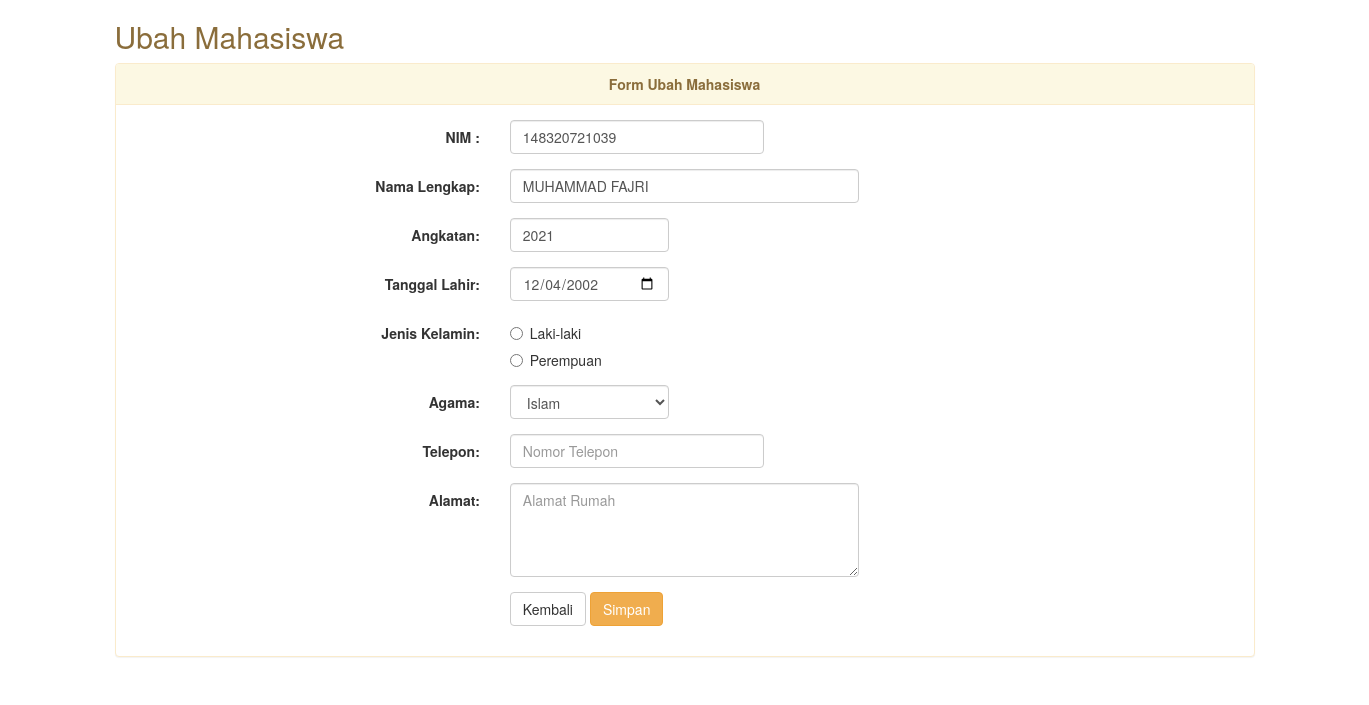
/index.php/mahasiswa/ubah/01c84e6a-ddd1-44b5-a42e-a1477d3af4d4, run on the app's committed database.
### tables this page shows
CREATE TABLE `m_mhs` (
  `id_mhs` char(36) NOT NULL,
  `prodi_id` char(36) NOT NULL,
  `nama_mhs` varchar(100) DEFAULT NULL,
  `nim` varchar(20) DEFAULT NULL,
  `angkatan` char(5) DEFAULT NULL,
  `status_mhs` char(30) DEFAULT NULL,
  `kelamin_mhs` char(10) DEFAULT NULL,
  `lahir_mhs` date DEFAULT NULL,
  `agama_mhs` char(10) DEFAULT NULL,
  `telepon_mhs` char(15) DEFAULT NULL,
  `alamat_mhs` varchar(100) DEFAULT NULL
);

### application/controllers/Mahasiswa.php (called while the page is built, shortened)
<?php
class Mahasiswa extends CI_Controller {
	public function ubah($id)
{
    $this->data['judul'] = "Ubah Mahasiswa";
    $this->data['judul1'] = "Form Ubah Mahasiswa";
    $this->data['action'] = 'mahasiswa/ubah_aksi/'.$id;
    $this->data['panel_class'] = 'panel-warning';
    $this->data['btn_class'] = 'btn-warning';
    $this->data['header_class'] = 'text-warning';
    $this->data['data'] = $this->db->get_where('m_mhs', array('id_mhs'=> $id))->row_array();
    $this->load->view('mhs/v_edit', $this->data);
}
}
?>

### index.php (called while the page is built, shortened)
<?php
require_once BASEPATH.'core/CodeIgniter.php';

### application/views/mhs/v_edit.php (the view, shortened to what this page needs)
<link rel="stylesheet" href="<?= base_url('assets/bootstrap.css') ?>">
<link rel="stylesheet" href="https://maxcdn.bootstrapcdn.com/bootstrap/3.4.1/css/bootstrap.min.css">
<div class="container">
    <h2 class="<?php echo $header_class ?>"><?php echo $judul ?></h2>
    <div class="row">
        <div class="col-xs-12">
            <div class="panel <?php echo $panel_class; ?>">
                <div class="panel-heading text-center"><strong><?php echo $judul1 ?></strong></div>
                <div class="panel-body">
                    <form class="form-horizontal" action="<?= site_url($action) ?>" name="form" method="POST">
                        <div class="form-group">
                            <label for="nim" class="control-label col-sm-4">NIM : </label>
                            <div class="col-sm-3">
                                <input required class="form-control" name="nim" type="text" inputmode="numeric" id="nim" value="<?= $data['nim'] ?>" placeholder="Masukkan NIM" />
                            </div>
                        </div>
                        <div class="form-group">
                            <label for="nama" class="control-label col-sm-4">Nama Lengkap:</label>
                            <div class="col-sm-4">
                                <input required class="form-control" name="nama" type="text" id="nama" value="<?= $data['nama_mhs'] ?>" placeholder="Masukkan Nama Lengkap" />
                            </div>
                        </div>
                        <div class="form-group">
                            <label for="angkatan" class="control-label col-sm-4">Angkatan:</label>
                            <div class="col-sm-2">
                                <input required class="form-control" name="angkatan" type="text" inputmode="numeric" id="angkatan" value="<?= $data['angkatan'] ?>" placeholder="Tahun Masuk" />
                            </div>
                        </div>
                        <div class="form-group">
                            <label for="lahir" class="control-label col-sm-4">Tanggal Lahir:</label>
                            <div class="col-sm-2">
                                <input required class="form-control" name="lahir" type="date" id="lahir" value="<?= $data['lahir_mhs'] ?>" placeholder="Isi Tanggal Lahir" />
                            </div>
                        </div>
                        <div class="form-group">
                            <label for="kelamin" class="control-label col-sm-4">Jenis Kelamin:</label>
                            <div class="col-sm-6">
                                <div class="radio">
                                    <label>
                                        <input type="radio" name="kelamin" value="Laki-laki" <?php echo set_radio('kelamin', 'Laki-laki', $data['kelamin_mhs'] == 'Laki-laki'); ?> required /> Laki-laki
                                    </label>
                                </div>
                                <div class="radio">
                                    <label>
                                        <input type="radio" name="kelamin" value="Perempuan" <?php echo set_radio('kelamin', 'Perempuan', $data['kelamin_mhs'] == 'Perempuan'); ?> required /> Perempuan
                                    </label>
                                </div>
                            </div>
                        </div>
                         <div class="form-group">
                            <label for="agama" class="control-label col-sm-4">Agama:</label>
                            <div class="col-sm-2">
                                <select required class="form-control" name="agama" id="agama">
                                    <option value="islam" <?php echo set_select('agama', 'islam', $data['agama_mhs'] == 'islam'); ?>>Islam</option>
                                </select>
                            </div>
                        </div>
                        <div class="form-group">
                            <label for="telepon" class="control-label col-sm-4">Telepon:</label>
                            <div class="col-sm-3">
                                <input required class="form-control" name="telepon" type="tel" id="telepon" value="<?= $data['telepon_mhs'] ?>" placeholder="Nomor Telepon" />
                            </div>
                        </div>
                        <div class="form-group">
                            <label for="alamat" class="control-label col-sm-4">Alamat:</label>
                            <div class="col-sm-4">
                                <textarea name="alamat" id="alamat" rows="4" class="form-control" placeholder="Alamat Rumah"><?= $data['alamat_mhs'] ?></textarea>
                            </div>
                        </div>
                        <div class="form-group">
                            <div class="col-sm-offset-4 col-sm-10">
                                <a class="btn btn-default" href="<?= site_url('Mahasiswa') ?>">Kembali</a>
                                <input class="btn <?php echo $btn_class; ?>" type="submit" value="Simpan" />
                            </div>
                        </div>
                    </form>
                </div>
            </div>
        </div>
    </div>
</div>

### data on the page
m_mhs: nim "148320721039", nama "MUHAMMAD FAJRI", angkatan "2021", lahir "12/04/2002"

### other printed values
$judul "Ubah Mahasiswa"
$judul1 "Form Ubah Mahasiswa"
